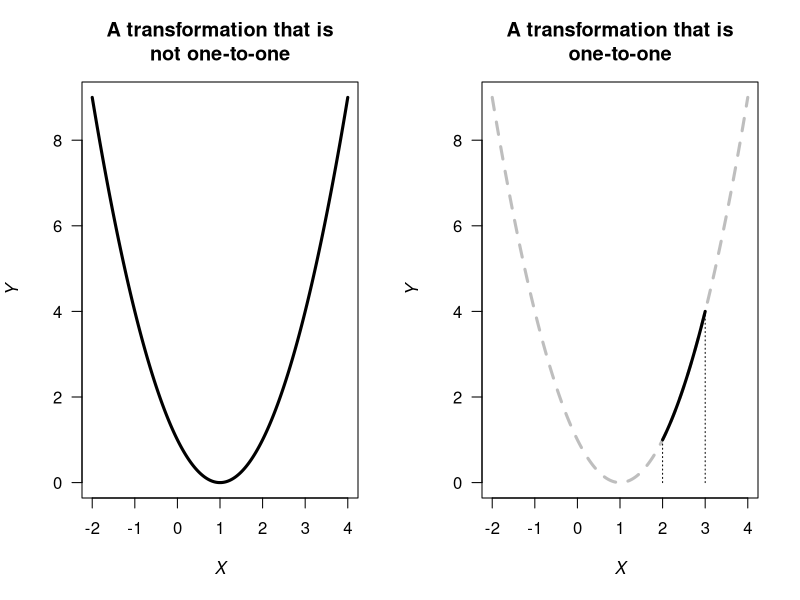
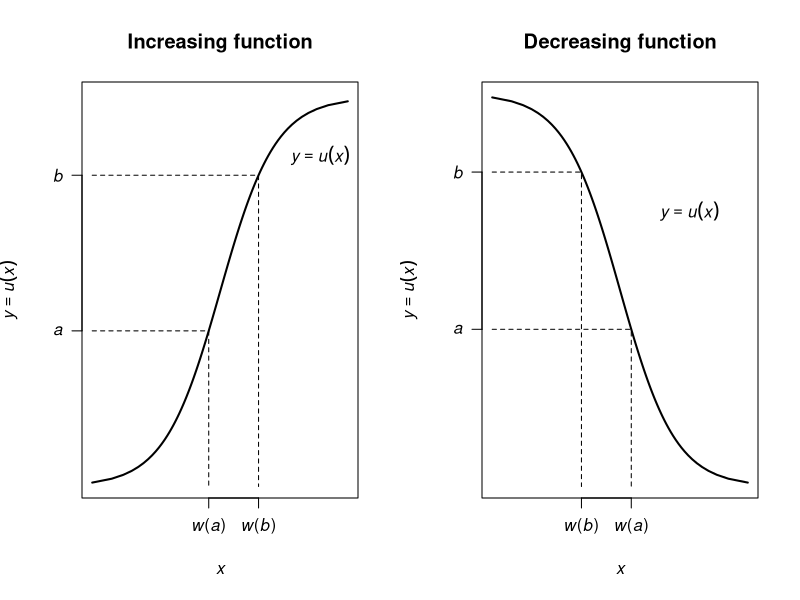
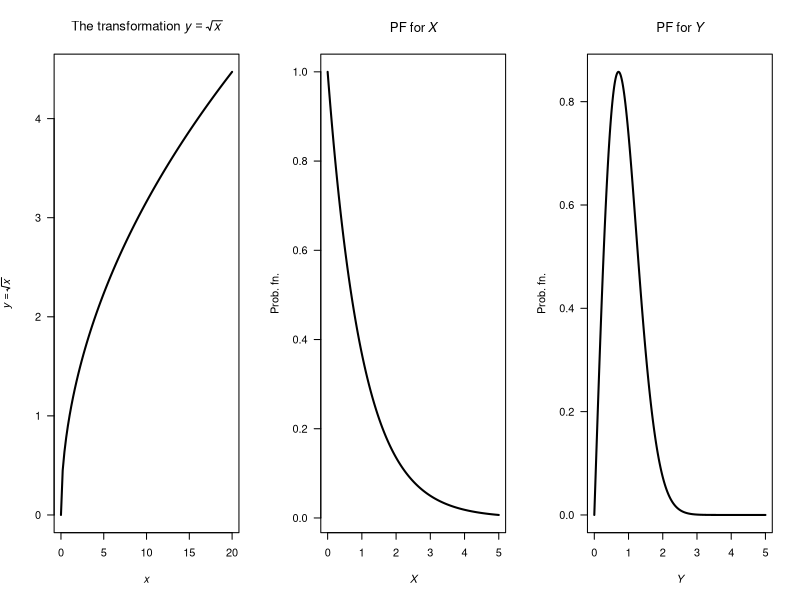
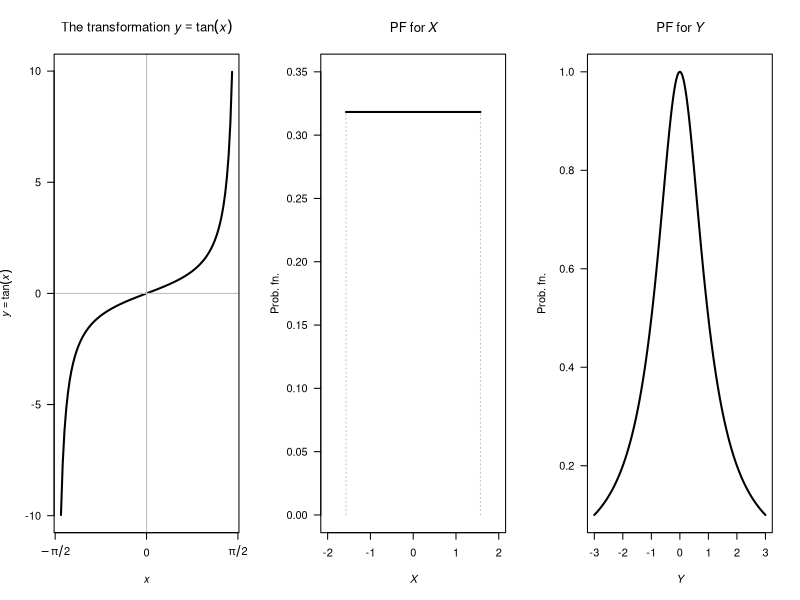
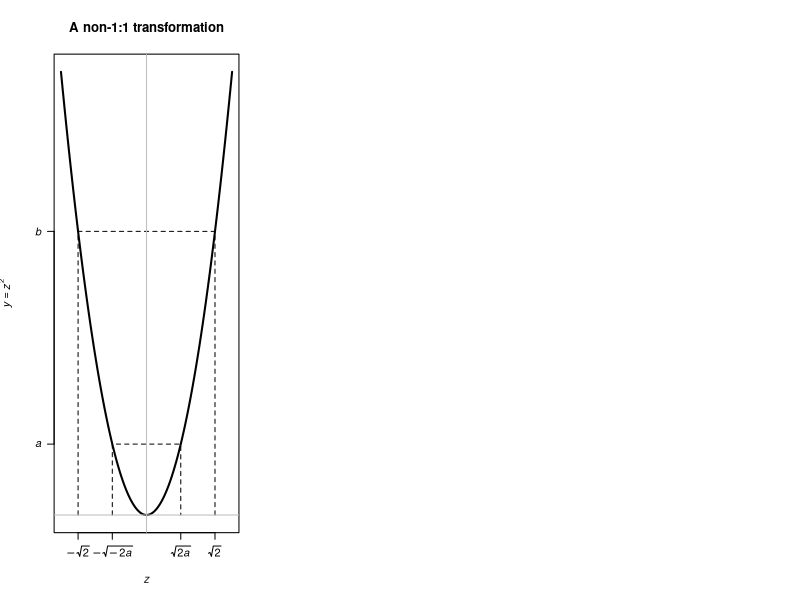
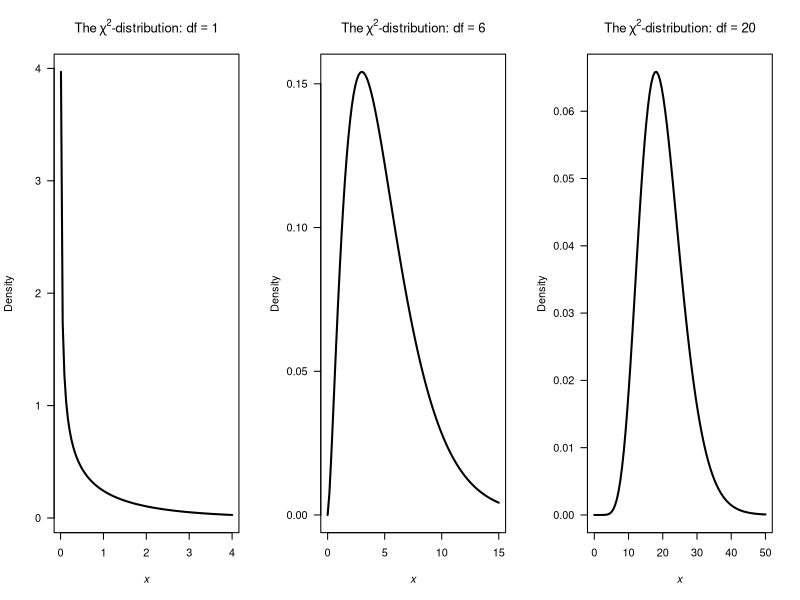

Here is the R script that generated these plots, in order:
## ---- chunk 1
par(mfrow = c(1, 2))

x <- seq(-2, 4, 
         length = 500)
y <- (x - 1)^2

x1 <- seq(2, 3,
          length = 500)
y1 <- (x1 - 1)^2

plot( y ~ x,
      type = "l",
      las = 1,
      lwd = 3,
      xlab = expression(italic(X)),
      ylab = expression(italic(Y)),
      main = "A transformation that is\nnot one-to-one")

plot( y ~ x,
      type = "l",
      las = 1,
      col = "grey",
      lwd = 3,
      lty = 2,
      xlab = expression(italic(X)),
      ylab = expression(italic(Y)),
      main = "A transformation that is\none-to-one")
lines( y1 ~ x1,
       lwd = 3)
lines(x = c(min(x1), min(x1)),
      y = c(0, min(y1)),
      lty = 3)
lines(x = c(max(x1), max(x1)),
      y = c(0, max(y1)),
      lty = 3)
## ---- chunk 2
Bivar4Table <- array( dim = c(2, 4))

Bivar4Table[1, ] <- c("$x_1 = -1$", "$0.3$", "$0.1$", "$0.1$")
Bivar4Table[2, ] <- c("$x_1 = +1$", "$0.2$", "$0.2$", "$0.1$")


Bivar4Table.caption <- "A bivariate probability function"
if( knitr::is_latex_output() ) {
  knitr::kable(Bivar4Table,
               format = "latex",
               booktabs = TRUE,
               col.names = c("",
                             "$x_2 = 0$",
                             "$x_2 = 1$",
                             "$x_2 = 2$"),
               align = "r",
               longtable = FALSE,                
               escape = FALSE,
               caption = Bivar4Table.caption) %>%
    kable_styling(font_size = 10) %>%
    row_spec(0, bold = TRUE) 
}
if( knitr::is_html_output() ) {
  knitr::kable(Bivar4Table,
               escape = TRUE,
               format = "html",
               booktabs = TRUE,
               align = "r",
               longtable = FALSE,                
               col.names = c("",
                             "$x_2 = 0$",
                             "$x_2 = 1$",
                             "$x_2 = 2$"),
               caption = Bivar4Table.caption) %>%
    row_spec(0, bold = TRUE) 
}
## ---- chunk 3
Bivar5Table <- array( dim = c(2, 6))

Bivar5Table[1, ] <- c("$y_2 = -2$", "$0.3$", "$0.1$", "$0.1$", "$0.0$", "$0.0$")
Bivar5Table[2, ] <- c("$y_2 = +2$", "$0.0$", "$0.0$", "$0.2$", "$0.2$", "$0.1$")


Bivar5Table.caption <- "The joint probability function for $Y_1$ and $Y_2$"
if( knitr::is_latex_output() ) {
  knitr::kable(Bivar5Table,
               format = "latex",
               booktabs = TRUE,
               col.names = c("",
                             "$y_1 = -1$",
                             "$y_2 = 0$",
                             "$y_3 = 1$",
                             "$y_4 = 2$",
                             "$y_5 = 3$"),
               align = "r",
               longtable = FALSE,                
               escape = FALSE,
               caption = Bivar5Table.caption) %>%
    kable_styling(font_size = 10) %>%
    row_spec(0, bold = TRUE) 
}
if( knitr::is_html_output() ) {
  knitr::kable(Bivar5Table,
               escape = TRUE,
               format = "html",
               booktabs = TRUE,
               align = "r",
               longtable = FALSE,                
               col.names = c("",
                             "$y_1 = -1$",
                             "$y_2 = 0$",
                             "$y_3 = 1$",
                             "$y_4 = 2$",
                             "$y_5 = 3$"),
               caption = Bivar5Table.caption) %>%
    row_spec(0, bold = TRUE) 
}
## ---- chunk 4
par( mfrow = c(1, 2))

logit <- function(x) { 
  log(x / (1 - x)) 
  }

y <- seq(0.01, 1,
         length = 100)
x <- logit(y)

y0 <- 0.4
y1 <- 0.8

x0 <- logit( y0 )
x1 <- logit( y1 )

plot( x = x,
      y = y,
      lwd = 2,
      axes = FALSE,
      type = "l",
      main = "Increasing function",
      xlab = expression(italic(x)),
      ylab = expression(italic(y)==italic(u)(italic(x))))
axis(side = 2,
     las = 1,
     at = c(y0, y1),
     labels = c(expression(italic(a)), 
                expression(italic(b))) ) 
axis(side = 1,
     at = c(x0, x1 ),
     labels = c(expression(italic(w)*paste("(",italic(a),")")),
                expression(italic(w)*paste("(",italic(b),")")) ) )
box()

lines( x = c( min(x), x0, x0),
       y = c(y0, y0, 0),
       lty = 2)
lines( x = c( min(x), x1, x1),
       y = c(y1, y1, 0),
       lty = 2)

text(x = 3.6,
     y = 0.85,
     label = expression(italic(y)==italic(u)(italic(x))))



logit2 <- function(x) { 
  -log(x / (1 - x)) 
  }

y <- seq(0.01, 0.99,
         length = 100)
x <- logit2(y)

y0 <- 0.4
y1 <- 0.8

x0 <- logit2( y0 )
x1 <- logit2( y1 )

plot( x = x,
      y = y,
      lwd = 2,
      axes = FALSE,
      type = "l",
      main = "Decreasing function",
      xlab = expression(italic(x)),
      ylab = expression(italic(y)==italic(u)(italic(x))))
axis(side = 2,
     las = 1,
     at = c(y0, y1),
     labels = c(expression(italic(a)), 
                expression(italic(b))) ) 
axis(side = 1,
     at = c(x0, x1),
     labels = c(expression(italic(w)*paste("(",italic(a),")")),
                expression(italic(w)*paste("(",italic(b),")")) ) )
box()

lines( x = c( min(x), x0, x0),
       y = c(y0, y0, 0),
       lty = 2)
lines( x = c( min(x), x1, x1),
       y = c(y1, y1, 0),
       lty = 2)

text(x = 2.5,
     y = 0.7,
     label = expression(italic(y)==italic(u)(italic(x))))
## ---- chunk 5
par(mfrow = c(1, 3))

x <- seq(0, 20,
         length = 100)
y <- sqrt(x)

plot(x = x,
     y = y,
     lwd = 2,
     las = 1,
     main = expression(paste("The transformation ", italic(y) == sqrt(italic(x)))),
     xlab = expression(italic(x)),
     ylab = expression( italic(y) == sqrt(italic(x))),
     type = "l")




x <- seq(0, 5,
         length = 500)
fx <- exp(-x)

plot(fx ~ x,
     xlab = expression(italic(X)),
     ylab = "Prob. fn.",
     main = expression(PF~"for"~italic(X)),
     type="l",
     las = 1,
     lwd = 2)






y <- seq(0, 5,
         length = 500)
fy <- 2 * y * exp(-y^2)

plot(fy ~ y,
     xlab = expression(italic(Y)),
     ylab = "Prob. fn.",
     main = expression(PF~"for"~italic(Y)),
     type="l",
     las = 1,
     lwd = 2)
## ---- chunk 6
par(mfrow = c(1, 3))

x <- seq(-pi/2 + 0.1, 
         pi/2 - 0.1,
         length = 100)
y <- tan(x)

plot(x = x,
     y = y,
     lwd = 2,
     las = 1,
     axes = FALSE,
     main = expression(paste("The transformation ", italic(y) == plain(tan)(italic(x)))),
     xlab = expression(italic(x)),
     ylab = expression( italic(y) == plain(tan)(italic(x))),
     type = "l")
axis(side = 2,
     las = 1)
axis(side = 1,
     at = c(-pi/2, 0, pi/2),
     labels = c(expression(-pi/2),
                "0",
                expression(pi/2)) )
abline(h = 0, 
       lty = 1,
       col = "grey")
abline(v = 0, 
       lty = 1,
       col = "grey")
box()




x <- seq(-pi/2, pi/2,
         length = 500)
fx <- rep(1/pi, length(x) )

plot(fx ~ x,
     xlab = expression(italic(X)),
     ylab = "Prob. fn.",
     main = expression(PF~"for"~italic(X)),
     type="l",
     ylim = c(0, 0.35),
     xlim = c(-2, 2),
     las = 1,
     lwd = 2)
lines( x = c(-pi/2, -pi/2),
       y = c(0, 1/pi),
       lty = 3,
       col = "grey")
lines( x = c(pi/2, pi/2),
       y = c(0, 1/pi),
       lty = 3,
       col = "grey")







y <- seq(-3, 3,
         length = 500)
fy <- 1 / (1 + y^2)

plot(fy ~ y,
     xlab = expression(italic(Y)),
     ylab = "Prob. fn.",
     main = expression(PF~"for"~italic(Y)),
     type="l",
     las = 1,
     lwd = 2)
## ---- chunk 7
x <- seq(-5, 5,
         length = 100)
square <- function(x) { x^2 }

y <- square(x)

x1 <- -4
x2 <- -2
x3 <- 2
x4 <- 4

y1 <- square(x1)
y2 <- square(x2)
y3 <- square(x3)
y4 <- square(x4)

plot(x = x,
     y = y,
     lwd = 2,
     las = 1,
     axes = FALSE,
     main = "A non-1:1 transformation",
     xlab = expression(italic(z)),
     ylab = expression(italic(y) == italic(z)^2),
     type = "l")
axis(side = 1,
     at = c(x1, x2, x3, x4),
     labels = c( expression(-sqrt(2)),
                 expression(-sqrt(-2*italic(a))),
                 expression(sqrt(2*italic(a))),
                 expression(sqrt(2)) ) )
axis(side = 2,
     las = 1,
     at = c(y1, y2),
     label = c(expression(italic(b)),
               expression(italic(a))))
box()


lines( x = c(x1, x1, x4, x4),
       y = c(0, y1, y4, 0),
       lty = 2)
lines( x = c(x2, x2, x3, x3),
       y = c(0, y2, y3, 0),
       lty = 2)

abline(h = 0,
       col = "grey")
abline(v = 0,
       col = "grey")

## ---- chunk 8
par( mfrow = c(1, 3))

xx <- seq(0.01, 4,
          length = 100)

plot( x = xx,
      y = dchisq(xx, df = 1),
#      ylim = c(0, 0.4),
      lwd = 2,
      type = "l",
      xlab = expression(italic(x)),
      ylab = "Density",
      las = 1,
      main = expression( paste("The"~chi^2*"-distribution: df"==1)))

xx <- seq(0.001, 15,
          length = 100)
plot( x = xx,
      y = dchisq(xx, df = 5),
      lwd = 2,
      type = "l",
      xlab = expression(italic(x)),
      ylab = "Density",
      las = 1,
      main = expression( paste("The"~chi^2*"-distribution: df"==6)))


xx <- seq(0.001, 50,
          length = 100)
plot( x = xx,
      y = dchisq(xx, df = 20),
      lwd = 2,
      type = "l",
      xlab = expression(italic(x)),
      ylab = "Density",
      las = 1,
      main = expression( paste("The"~chi^2*"-distribution: df"==20)))
## ---- chunk 9
qchisq(0.9, df = 12)
